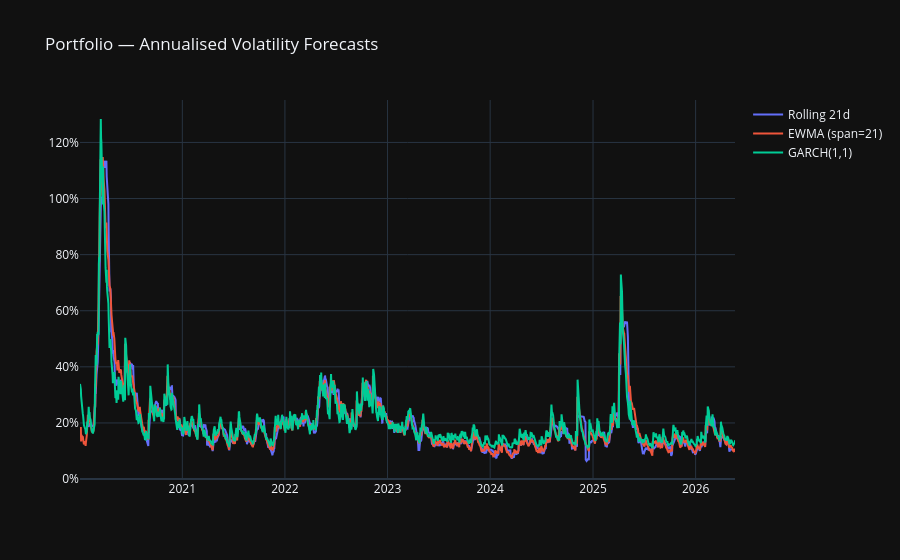

Notebook source saved alongside this figure:
### Markdown cell above
### 2b · Portfolio Volatility Forecasting (Rolling, EWMA, GARCH)

### Code cell
from arch import arch_model

r = portfolio_rets * 100   # scale for GARCH stability

roll_vol = r.rolling(ROLLING_WINDOW).std() * np.sqrt(252) / 100
ewma_vol = r.ewm(span=EWMA_SPAN).std()     * np.sqrt(252) / 100
garch_fit = arch_model(r, vol='Garch', p=GARCH_P, q=GARCH_Q, rescale=False).fit(disp='off')
garch_vol = garch_fit.conditional_volatility * np.sqrt(252) / 100

fig = go.Figure()
fig.add_trace(go.Scatter(x=roll_vol.index, y=roll_vol,  name=f'Rolling {ROLLING_WINDOW}d'))
fig.add_trace(go.Scatter(x=ewma_vol.index, y=ewma_vol,  name=f'EWMA (span={EWMA_SPAN})'))
fig.add_trace(go.Scatter(x=garch_vol.index, y=garch_vol, name=f'GARCH({GARCH_P},{GARCH_Q})'))
fig.update_layout(title='Portfolio — Annualised Volatility Forecasts',
                  yaxis_tickformat='.0%', template='plotly_dark')
fig.show()
print(f'Latest GARCH portfolio vol: {garch_vol.iloc[-1]:.2%}')

### Figure 1 — Plotly figure (JSON) as saved in the notebook; plotly's stock layout.template omitted (floating-point values rounded to 4 significant figures; data arrays with more than 128 entries replaced by an {"elided": "..."} marker saying what was removed)
{"data": [{"name": "Rolling 21d", "type": "scatter", "x": {"elided": "1604 str values"}, "y": {"elided": "1604 float values"}}, {"name": "EWMA (span=21)", "type": "scatter", "x": {"elided": "1604 str values"}, "y": {"elided": "1604 float values"}}, {"name": "GARCH(1,1)", "type": "scatter", "x": {"elided": "1604 str values"}, "y": {"elided": "1604 float values"}}], "layout": {"title": {"text": "Portfolio — Annualised Volatility Forecasts"}, "yaxis": {"tickformat": ".0%"}}}
